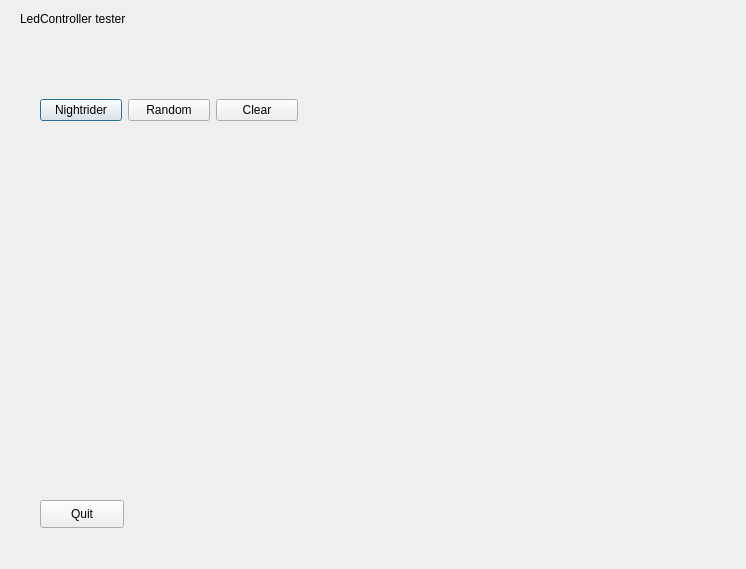
<?xml version="1.0" encoding="UTF-8"?>
<ui version="4.0">
 <class>Dialog</class>
 <widget class="QDialog" name="Dialog">
  <property name="geometry">
   <rect>
    <x>0</x>
    <y>0</y>
    <width>746</width>
    <height>569</height>
   </rect>
  </property>
  <property name="windowTitle">
   <string>Dialog</string>
  </property>
  <widget class="QLabel" name="label">
   <property name="geometry">
    <rect>
     <x>20</x>
     <y>10</y>
     <width>291</width>
     <height>18</height>
    </rect>
   </property>
   <property name="text">
    <string>LedController tester</string>
   </property>
  </widget>
  <widget class="QWidget" name="horizontalLayoutWidget">
   <property name="geometry">
    <rect>
     <x>40</x>
     <y>70</y>
     <width>258</width>
     <height>80</height>
    </rect>
   </property>
   <layout class="QHBoxLayout" name="horizontalLayout">
    <item>
     <widget class="QPushButton" name="button_nightrider">
      <property name="text">
       <string>Nightrider</string>
      </property>
     </widget>
    </item>
    <item>
     <widget class="QPushButton" name="buttonRandom">
      <property name="text">
       <string>Random</string>
      </property>
     </widget>
    </item>
    <item>
     <widget class="QPushButton" name="buttonClear">
      <property name="text">
       <string>Clear</string>
      </property>
     </widget>
    </item>
   </layout>
  </widget>
  <widget class="QWidget" name="gridLayoutWidget">
   <property name="geometry">
    <rect>
     <x>40</x>
     <y>160</y>
     <width>571</width>
     <height>311</height>
    </rect>
   </property>
   <layout class="QGridLayout" name="buttonLayout"/>
  </widget>
  <widget class="QPushButton" name="buttonQuit">
   <property name="geometry">
    <rect>
     <x>40</x>
     <y>500</y>
     <width>84</width>
     <height>28</height>
    </rect>
   </property>
   <property name="text">
    <string>Quit</string>
   </property>
  </widget>
 </widget>
 <resources/>
 <connections/>
</ui>
